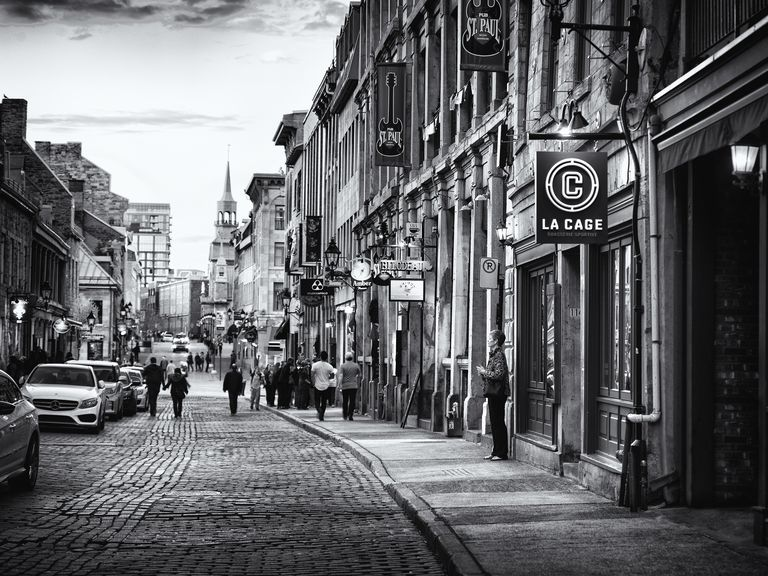
#> input picture Deep_Learning/CNN/convolution/street.jpg, 768 x 576 px
$ jupyter execute convolution.ipynb
#> lines starting #> are read from the running program, lines starting #| are printed output that depends on the picture
[cell 1]
import numpy as np
from tqdm import tqdm

def convolution2d(image, kernel, bias):
    m, n = kernel.shape
    if (m == n):
        y, x = image.shape
        y = y - m + 1
        x = x - m + 1
        new_image = np.zeros((y,x))
        for i in range(y):
            for j in range(x):
                new_image[i][j] = np.sum(image[i:i+m, j:j+m]*kernel) + bias
    return new_image

[cell 2]
np.random.seed(1)
image=np.random.randint(5,size=(4,5))
#kernel=np.array([[0,10,0],[0,10,0],[0,10,0]])
#kernel=np.array([[0, -1, 0], [-1, 5, -1], [0, -1, 0]])
kernel=np.array([[-1, 0, 1], [0, 0, 0], [1, 0, -1]])
bias=0
#bias=np.random.randint(5)
print(image)
print(kernel)
print(bias)

## 實作padding='same' (convoution之後大小和原圖一樣)

[cell 3]
def plot_image(image1,image2):
    fig, (ax1, ax2) = plt.subplots(1, 2, figsize=(16, 8))
    ax1.imshow(image1, cmap=plt.cm.gray)
    ax2.imshow(image2, cmap=plt.cm.gray)
    ax1.set_title('image1')
    ax1.set_title('image2')
    plt.show()

def convolution2d_(image, kernel, bias):
    m, n = kernel.shape
    if (m == n):

        image_pad = np.zeros((image.shape[0]+2,image.shape[1]+2))
        image_pad[1:-1,1:-1]= image[:,:]
        y, x = image_pad.shape
        y = y - m + 1
        x = x - m + 1
        new_image = np.zeros_like(image)
        for i in tqdm(range(y)):
            for j in range(x):
                new_image[i][j] = np.sum(image_pad[i:i+m, j:j+m]*kernel) + bias
    return new_image

## 將image 載入一張圖進行convlution, 並繪出convlution之後的圖

[cell 4]
import os
import numpy as np
from PIL import Image
import matplotlib.pyplot as plt

def create_array(image_path):

#> called with image_path = 'street.jpg'
	image = Image.open(image_path).convert('L')  #l: convert to gray
	image_array = np.asarray(image) #,dtype=float)
	print(image_array.shape)
#| (576, 768)
	return image_array

input_image=create_array('street.jpg')

[cell 5]
input_image[:5,:5]
#> Out = [[57, 58, 59, 60, 59], [65, 66, 66, 66, 64], [69, 69, 69, 69, 68], [70, 71, 71, 72, 72], [86, 86, 85, 84, 83]]

## Edge Detection

[cell 6]
kernel=np.array([[1, 0, 1], [1, 0, 1], [1, 0,1]])
image_edge3=input_image
image_edge3=convolution2d_(image_edge3,kernel,bias)
#> in convolution2d_, `image_pad[1:-1,1:-1]= image[:,:]`:
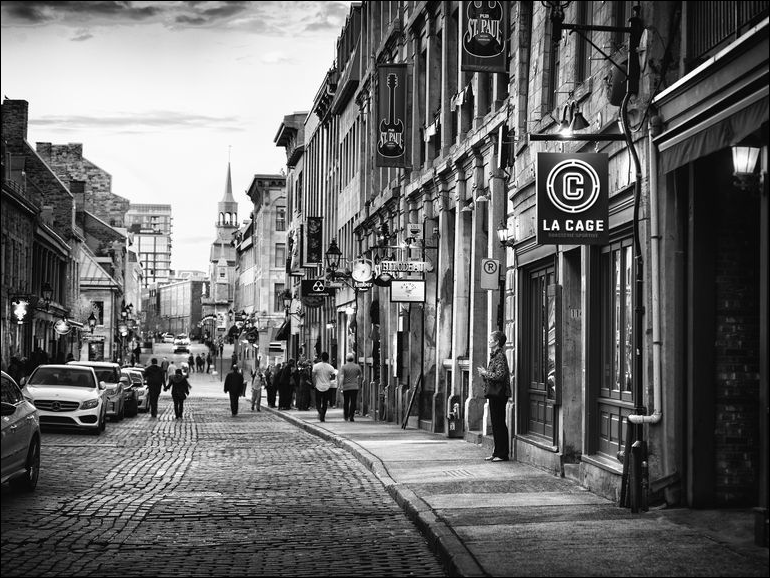
#> image_pad: shape (578, 770) float64; min 0, max 255, mean 105
#> after the loop in convolution2d_, `for i in tqdm(range(y)):`:
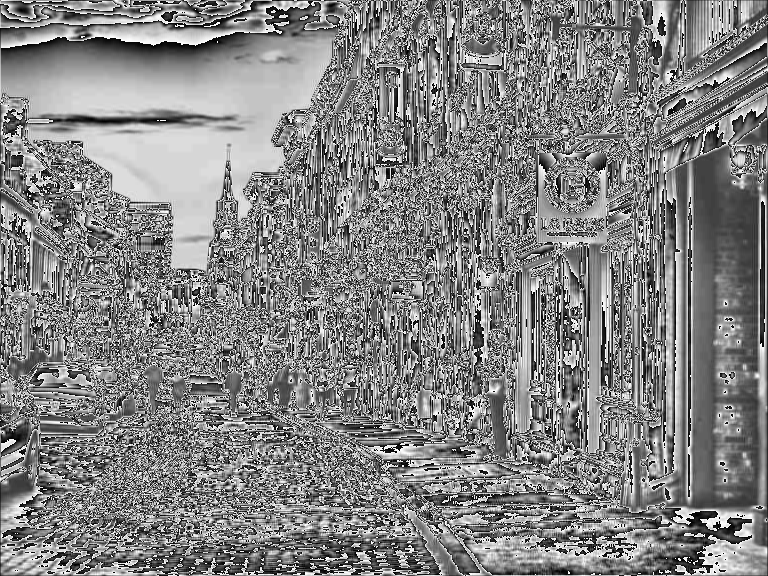
#> new_image: shape (576, 768); min 0, max 255, mean 130.9
plot_image(input_image,image_edge3)
#> in plot_image, `plt.show()`:
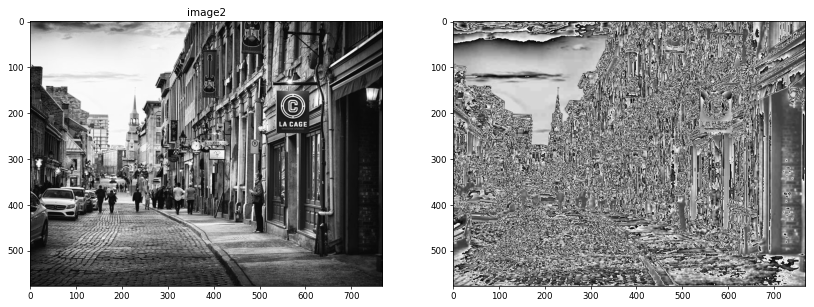
#> figure drawn by matplotlib, 2 panels
image_edge3

[cell 7]
image_edge3=convolution2d_(image_edge3,kernel,bias)
#> call 2 of convolution2d_, with kernel = array of shape (3, 3), bias = 0
#> in convolution2d_ (call 2), `image_pad[1:-1,1:-1]= image[:,:]`:
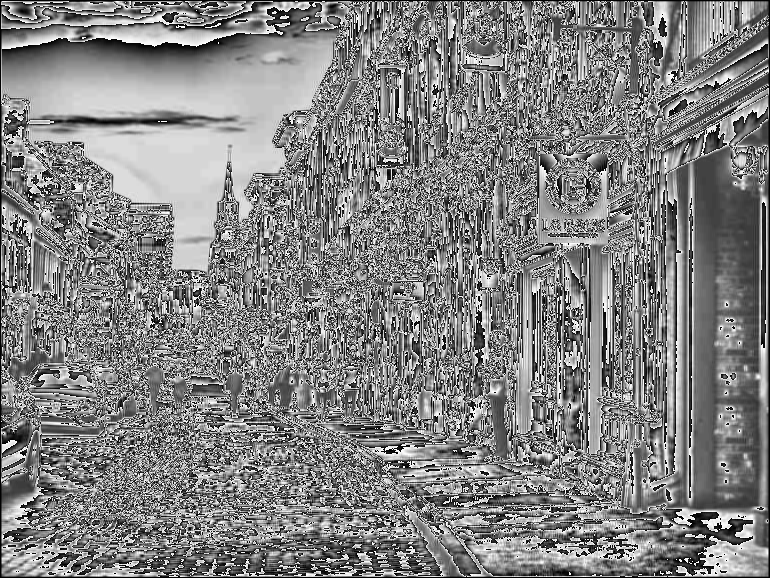
#> image_pad: shape (578, 770) float64; min 0, max 255, mean 130.2
#> after the loop in convolution2d_ (call 2), `for i in tqdm(range(y)):`:
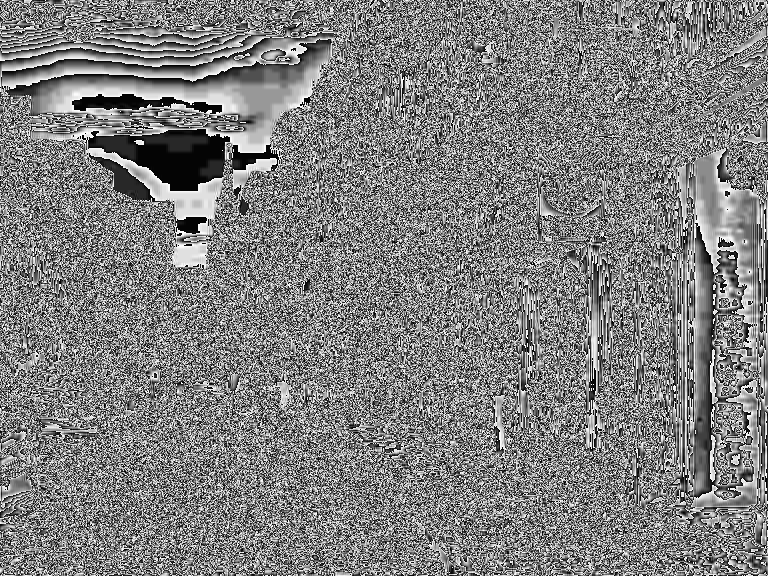
#> new_image: shape (576, 768); min 0, max 255, mean 127.5
plot_image(input_image,image_edge3)
image_edge3

## Blur

[cell 8]
# kernel to be used for box blur
kernel=np.array([[1, 1, 1], [1, 1, 1], [1, 1, 1]])/9.0
imageboxblur=input_image

[cell 9]
imageboxblur=convolution2d_(imageboxblur,kernel,bias)
#> call 3 of convolution2d_, with kernel = array of shape (3, 3), bias = 0
#> after the loop in convolution2d_ (call 3), `for i in tqdm(range(y)):`:
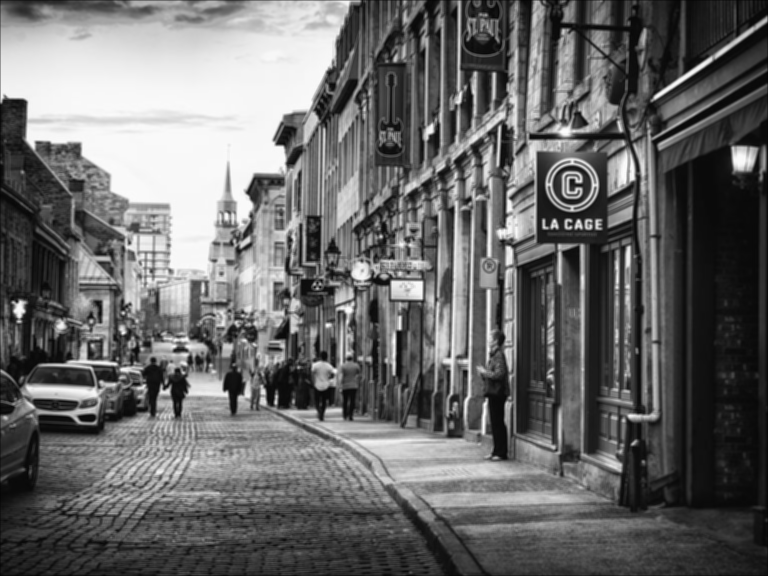
#> new_image: shape (576, 768); min 5, max 252, mean 105.1
plot_image(input_image,imageboxblur)

[cell 10]
imageboxblur=convolution2d_(imageboxblur,kernel,bias)
plot_image(input_image,imageboxblur)

[cell 11]
# kernel to be used for gaussian blur
kernel=np.array([[1, 2, 1], [2, 4, 2], [1, 2, 1]])/16.0
imagegaussianblur =input_image

[cell 12]
imagegaussianblur =convolution2d_(imagegaussianblur,kernel,bias)
plot_image(input_image,imagegaussianblur )

[cell 13]
#kernel=np.array([[-1, 0, 1], [0, 0, 0], [1, 0, -1]])
kernel=np.array([[1, 0, 1], [1, 0, 1], [1, 0,1]])
image_edge2=imagegaussianblur
image_edge2=convolution2d_(image_edge2,kernel,bias)
#> after the loop in convolution2d_ (call 6), `for i in tqdm(range(y)):`:
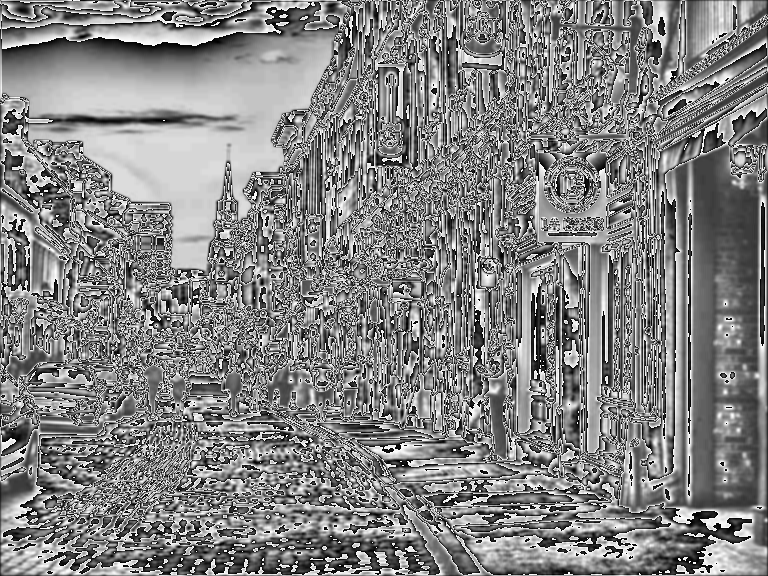
#> new_image: shape (576, 768); min 0, max 255, mean 130.8
plot_image(input_image,image_edge2)
image_edge2

[cell 14]
image_edge2=convolution2d_(image_edge2,kernel,bias)
#> in convolution2d_ (call 7), `image_pad[1:-1,1:-1]= image[:,:]`:
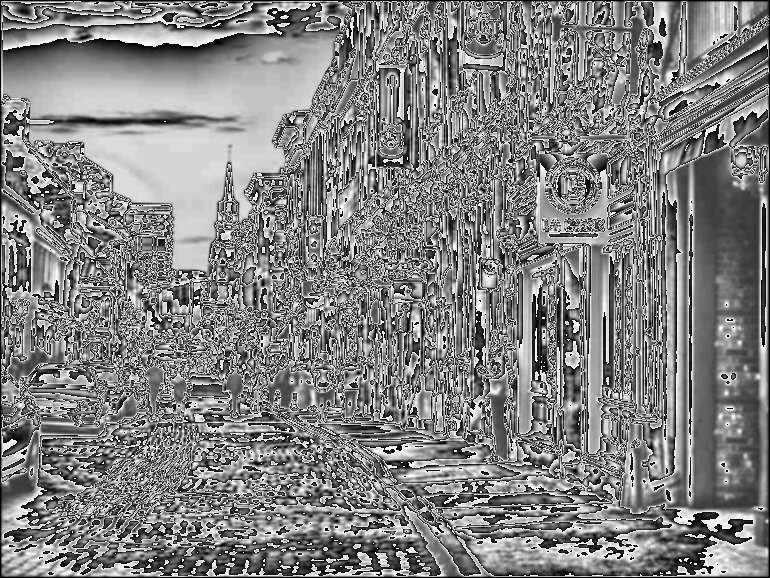
#> image_pad: shape (578, 770) float64; min 0, max 255, mean 130
#> after the loop in convolution2d_ (call 7), `for i in tqdm(range(y)):`:
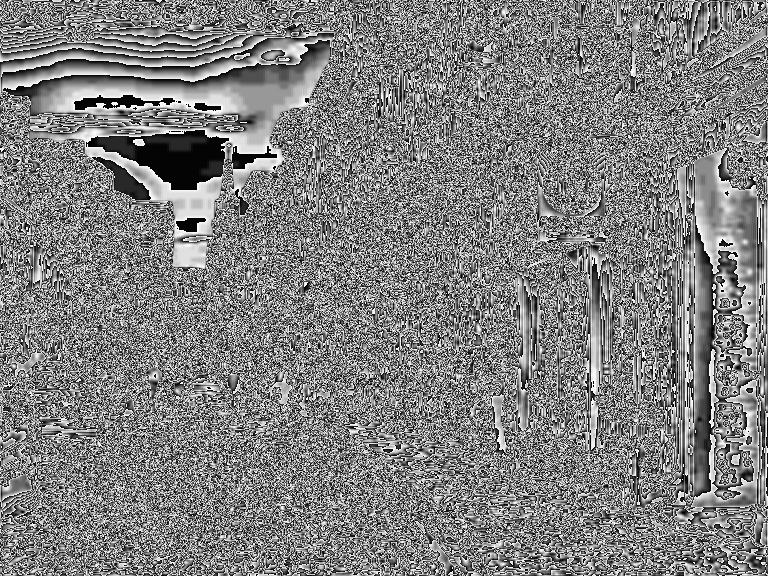
#> new_image: shape (576, 768); min 0, max 255, mean 128.1
plot_image(input_image,image_edge2)

$ run again, with Deep_Learning/CNN/convolution/window.jpg copied over Deep_Learning/CNN/convolution/street.jpg
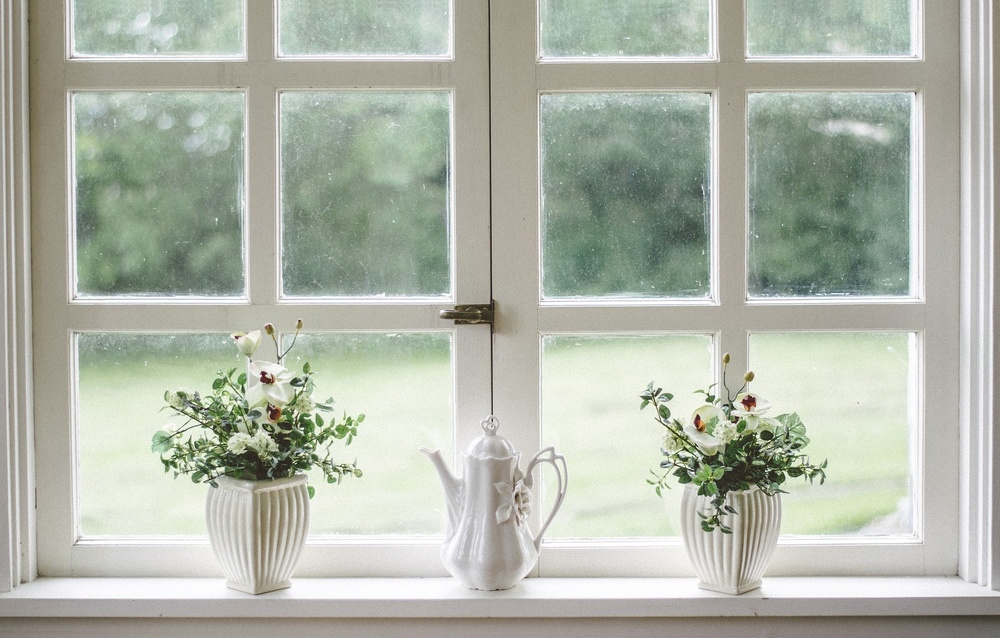
#> input picture Deep_Learning/CNN/convolution/window.jpg, 1000 x 638 px, shrunk from 1920 x 1224 before the run
#| (638, 1000)
#> Out = [[147, 201, 204, 179, 127], [147, 189, 210, 172, 124], [152, 194, 206, 172, 117], [145, 196, 206, 179, 125], [138, 187, 209, 174, 132]]
#> after the loop in convolution2d_ (call 6), `for i in tqdm(range(y)):`:
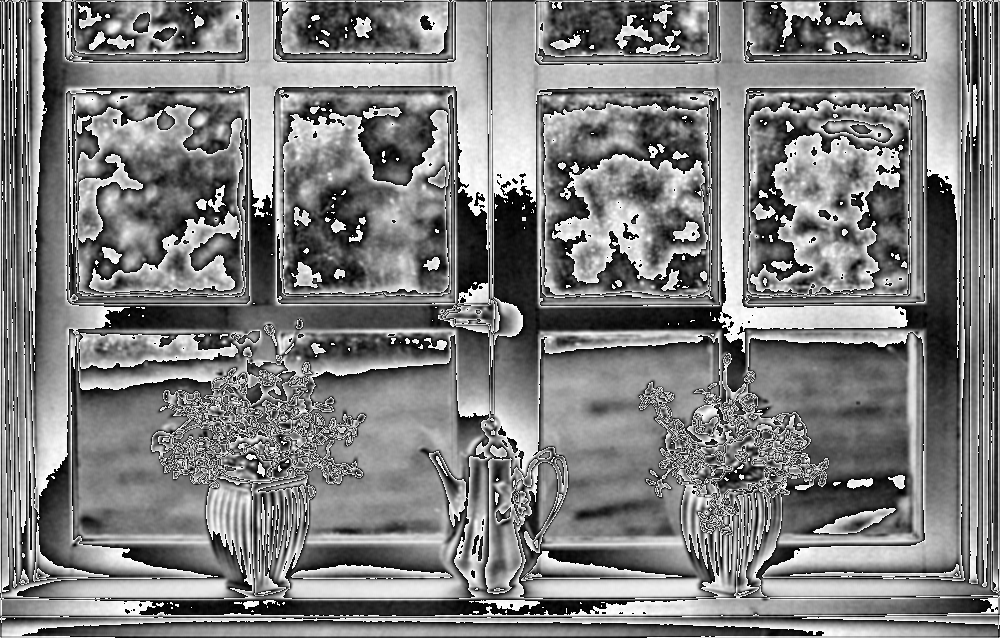
#> new_image: shape (638, 1000); min 0, max 255, mean 126.1
#> after the loop in convolution2d_ (call 7), `for i in tqdm(range(y)):`:
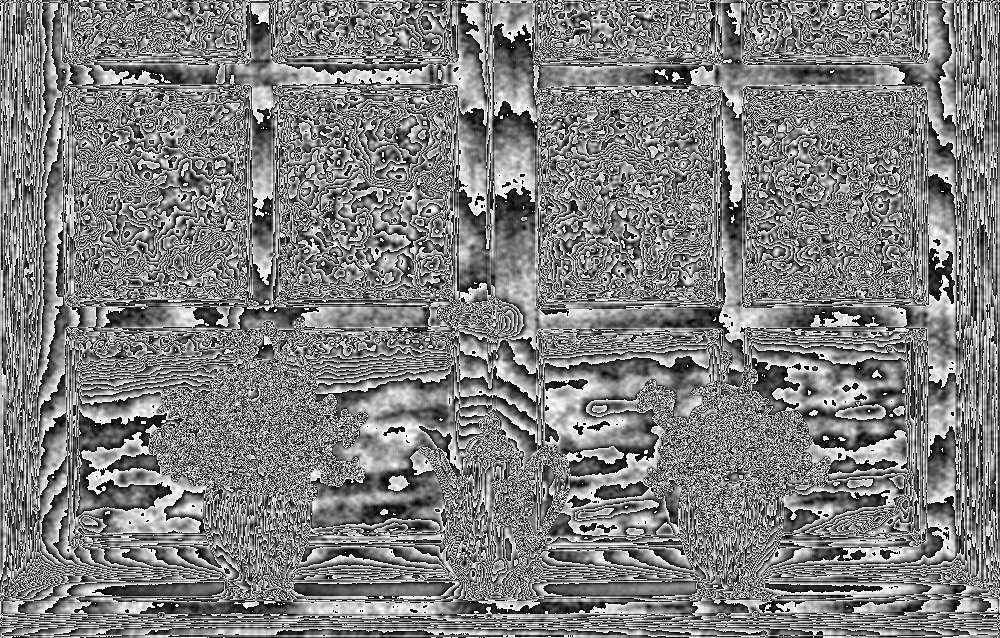
#> new_image: shape (638, 1000); min 0, max 255, mean 127.7
